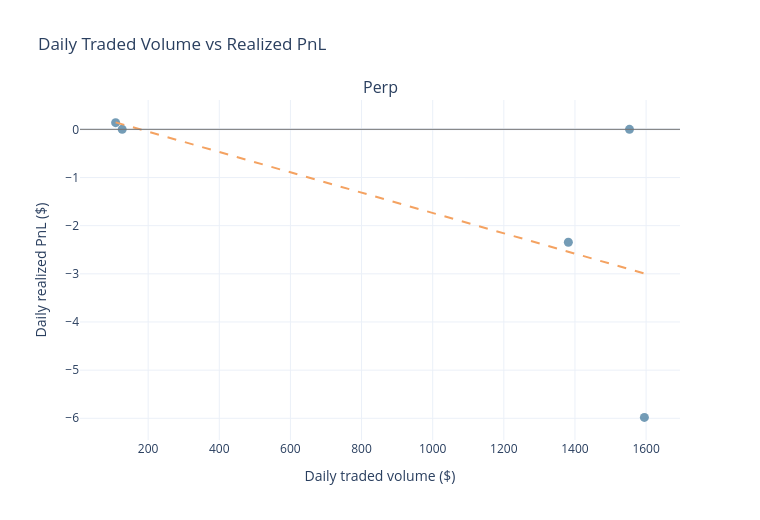

This figure's notebook cell:
### Markdown cell above
## Traded volume vs realized PnL chart

Daily fill volume compared with realized PnL by market type.

### Code cell
analytics.show_volume_chart()

### Figure 1 — Plotly figure (JSON) as saved in the notebook; plotly's stock layout.template omitted (floating-point values rounded to 4 significant figures)
{"data": [{"customdata": [["2026-10-21T00:00:00", 3], ["2026-10-23T00:00:00", 1], ["2026-10-24T00:00:00", 5], ["2026-10-27T00:00:00", 15], ["2026-10-28T00:00:00", 19]], "hovertemplate": "Date: %{customdata[0]}<br>Volume: $%{x:,.2f}<br>Realized PnL: $%{y:,.2f}<br>Fills: %{customdata[1]}<extra></extra>", "marker": {"color": "#457b9d", "opacity": 0.75, "size": 9}, "mode": "markers", "name": "Perp", "type": "scatter", "x": [108.6, 127.1, 1381.0, 1553.0, 1595.0], "xaxis": "x", "y": [0.14, 0.0, -2.345, 0.0, -5.981], "yaxis": "y"}, {"line": {"color": "#f4a261", "dash": "dash"}, "mode": "lines", "name": "Perp trend", "showlegend": false, "type": "scatter", "x": [108.6, 123.6, 138.7, 153.7, 168.7, 183.7, 198.7, 213.7, 228.8, 243.8, 258.8, 273.8, 288.8, 303.8, 318.8, 333.9, 348.9, 363.9, 378.9, 393.9, 408.9, 423.9, 439.0, 454.0, 469.0, 484.0, 499.0, 514.0, 529.1, 544.1, 559.1, 574.1, 589.1, 604.1, 619.1, 634.2, 649.2, 664.2, 679.2, 694.2, 709.2, 724.2, 739.3, 754.3, 769.3, 784.3, 799.3, 814.3, 829.4, 844.4, 859.4, 874.4, 889.4, 904.4, 919.4, 934.5, 949.5, 964.5, 979.5, 994.5, 1010.0, 1025.0, 1040.0, 1055.0, 1070.0, 1085.0, 1100.0, 1115.0, 1130.0, 1145.0, 1160.0, 1175.0, 1190.0, 1205.0, 1220.0, 1235.0, 1250.0, 1265.0, 1280.0, 1295.0, 1310.0, 1325.0, 1340.0, 1355.0, 1370.0, 1385.0, 1400.0, 1415.0, 1430.0, 1445.0, 1460.0, 1475.0, 1490.0, 1505.0, 1520.0, 1535.0, 1550.0, 1565.0, 1580.0, 1595.0], "xaxis": "x", "y": [0.1451, 0.1135, 0.08177, 0.05008, 0.01839, -0.0133, -0.04499, -0.07669, -0.1084, -0.1401, -0.1718, -0.2034, -0.2351, -0.2668, -0.2985, -0.3302, -0.3619, -0.3936, -0.4253, -0.457, -0.4887, -0.5204, -0.552, -0.5837, -0.6154, -0.6471, -0.6788, -0.7105, -0.7422, -0.7739, -0.8056, -0.8373, -0.8689, -0.9006, -0.9323, -0.964, -0.9957, -1.027, -1.059, -1.091, -1.122, -1.154, -1.186, -1.218, -1.249, -1.281, -1.313, -1.344, -1.376, -1.408, -1.439, -1.471, -1.503, -1.534, -1.566, -1.598, -1.63, -1.661, -1.693, -1.725, -1.756, -1.788, -1.82, -1.851, -1.883, -1.915, -1.946, -1.978, -2.01, -2.041, -2.073, -2.105, -2.137, -2.168, -2.2, -2.232, -2.263, -2.295, -2.327, -2.358, -2.39, -2.422, -2.453, -2.485, -2.517, -2.549, -2.58, -2.612, -2.644, -2.675, -2.707, -2.739, -2.77, -2.802, -2.834, -2.865, -2.897, -2.929, -2.961, -2.992], "yaxis": "y"}], "layout": {"annotations": [{"font": {"size": 16}, "showarrow": false, "text": "Perp", "x": 0.5, "xanchor": "center", "xref": "paper", "y": 1, "yanchor": "bottom", "yref": "paper"}], "height": 520, "shapes": [{"line": {"color": "#777", "width": 1}, "type": "line", "x0": 0, "x1": 1, "xref": "x domain", "y0": 0, "y1": 0, "yref": "y"}], "showlegend": false, "title": {"text": "Daily Traded Volume vs Realized PnL"}, "width": 760, "xaxis": {"anchor": "y", "domain": [0, 1], "title": {"text": "Daily traded volume ($)"}}, "yaxis": {"anchor": "x", "domain": [0, 1], "title": {"text": "Daily realized PnL ($)"}}}}
